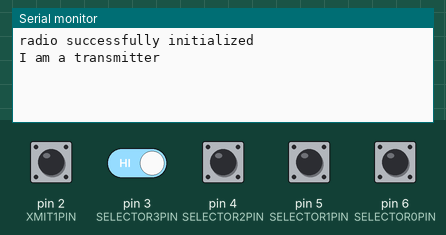
The sketch below on a simulated Arduino Uno, built with avr-gcc and run on an emulated ATmega328P. Parts: the last lines printed to the serial monitor. The inputs (shaded band) are chosen by the test bench; at power-on: pin 2 (XMIT1PIN), pin 3 (SELECTOR3PIN), pin 4 (SELECTOR2PIN), pin 5 (SELECTOR1PIN), pin 6 (SELECTOR0PIN) HIGH. No radio packets arrive unless stated.

Above: at 1.2 s.
1.3 s: pin 2 (XMIT1PIN) pulled LOW for 0.15 s
At 2.6 s:
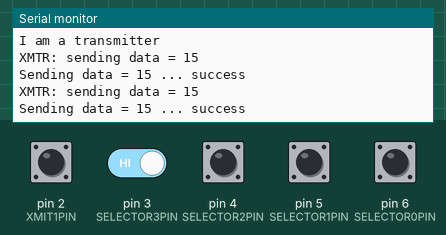
2.9 s: pin 2 (XMIT1PIN) driven LOW and pin 3 (SELECTOR3PIN) driven LOW
At 2.99 s:
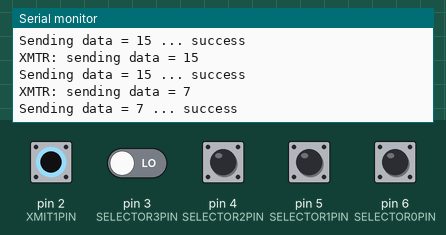
5.9 s: pin 4 (SELECTOR2PIN) pulled LOW for 0.15 s
At 6.05 s:
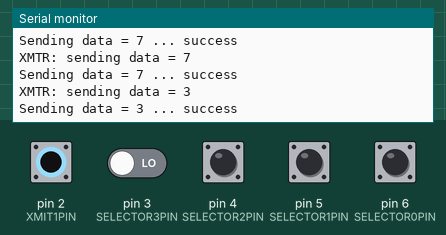
7.5 s: pin 5 (SELECTOR1PIN) pulled LOW for 0.15 s
At 7.68 s:
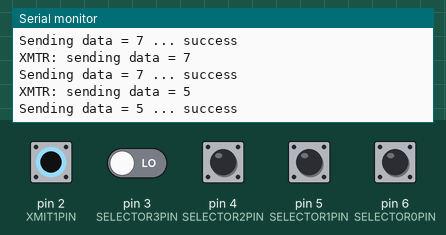
10.6 s: pin 6 (SELECTOR0PIN) pulled LOW for 0.15 s
At 10.75 s:
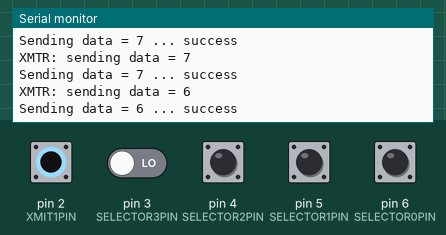
12.2 s: pin 3 (SELECTOR3PIN) driven HIGH
At 12.38 s:
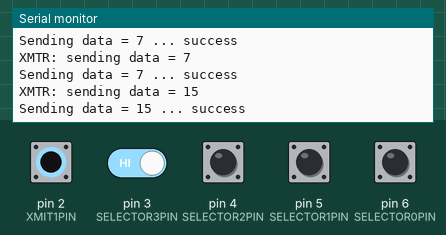
Timing chart, 0 to 15.2 s (numbered marks = the images above; inputs shaded):
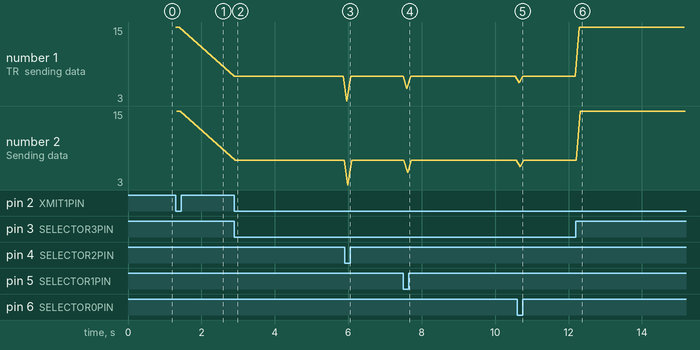

Measured:
- after the input at 1.3 s, the serial monitor: prints a new line at once (image 1)
- after the input at 2.9 s, the serial monitor: prints a new line at once (image 2)
- after the input at 5.9 s, the serial monitor: prints a new line after 0.06 s (image 3)
- after the input at 7.5 s, the serial monitor: prints a new line after 0.09 s (image 4)
- after the input at 10.6 s, the serial monitor: prints a new line after 0.06 s (image 5)
- after the input at 12.2 s, the serial monitor: prints a new line after 0.09 s (image 6)
- plotted number 1: 15 → 7 after the input at 2.9 s, 7 → 15 after the input at 12.2 s
- plotted number 2: 15 → 7 after the input at 2.9 s, 7 → 15 after the input at 12.2 s

The sketch:

controlPanel.ino
```cpp
//Transmitter Code that sends messages from control panel to top of robot


// Common pin usage
// Note there are additional pins unique to transmitter or receiver
//

// nRF24L01 uses SPI which is fixed on pins 11, 12, and 13.
// It also requires two other signals
// (CE = Chip Enable, CSN = Chip Select Not)
// Which can be any pins:

const int CEPIN = 9;
const int CSNPIN = 10;

// In summary,
// nRF 24L01 pin    Arduino pin   name
//          1                     GND
//          2                     3.3V
//          3             9       CE
//          4             10      CSN
//          5             13      SCLK
//          6             11      MOSI/COPI
//          7             12      MISO/CIPO

#include <SPI.h>
#include <nRF24L01.h>
#include <RF24.h>
RF24 radio(CEPIN, CSNPIN);  // CE, CSN

#include <printf.h>  // for debugging

// See note in rf24Handshaking about address selection
//

// Channel and address allocation:
// Eadin and Dania: Channel 30, addr = 0x76
// Fatima and Shamsa: Channel 40, addr = 0x73
// Oliver and Hessa:  Channel 50, addr = 0x7C
// Louis and Alpha: Channel 60, addr = 0xC6
// Yoki and Yupu:  Channel 70, addr = 0xC3
// Omar and Mudi: Channel 80, addr = 0xCC
// Dhabia and Joseph: Channel 90, addr = 0x33
const byte addr = 0x73; // change as per the above assignment
const int RF24_CHANNEL_NUMBER = 40; // change as per the above assignment

// Do not make changes here
const byte xmtrAddress[] = { addr, addr, 0xC7, 0xE6, 0xCC };
const byte rcvrAddress[] = { addr, addr, 0xC7, 0xE6, 0x66 };

const int RF24_POWER_LEVEL = RF24_PA_LOW;

// global variables
uint8_t pipeNum;
unsigned int totalTransmitFailures = 0;

struct DataStruct {
  uint8_t selectorBits;
};

DataStruct data;


void setupRF24Common() {

  // RF24 setup
  if (!radio.begin()) {
    Serial.println(F("radio  initialization failed"));
    while (1)
      ;
  } else {
    Serial.println(F("radio successfully initialized"));
  }

  radio.setDataRate(RF24_250KBPS);
  radio.setChannel(RF24_CHANNEL_NUMBER);
  radio.setPALevel(RF24_POWER_LEVEL);
}

void rf24SendData() {

  // The write() function will block
  // until the message is successfully acknowledged by the receiver
  // or the timeout/retransmit maxima are reached.
  int retval = radio.write(&data, sizeof(data));

  Serial.print(F("Sending data = "));
  Serial.print(data.selectorBits);
  Serial.print(F(" ... "));
  if (retval) {
    Serial.println(F("success"));

  } else {
    totalTransmitFailures++;
    Serial.print(F("failure, total failures = "));
    Serial.println(totalTransmitFailures);
  }
}


// Transmitter code

// Additional pin usage for transmitter
// Example of selector switches line 1
const int SELECTOR0PIN = 6;
const int SELECTOR1PIN = 5;
const int SELECTOR2PIN = 4;
const int SELECTOR3PIN = 3;
const int XMIT1PIN = 2;

void setup() {
  Serial.begin(9600);
  printf_begin();

  // All switches use internal pullup resistor
  pinMode(SELECTOR0PIN, INPUT_PULLUP);
  pinMode(SELECTOR1PIN, INPUT_PULLUP);
  pinMode(SELECTOR2PIN, INPUT_PULLUP);
  pinMode(SELECTOR3PIN, INPUT_PULLUP);


  pinMode(XMIT1PIN, INPUT_PULLUP);


  setupRF24();
}

void setupRF24() {

  setupRF24Common();

  // Set us as a transmitter
  radio.openWritingPipe(xmtrAddress);
  radio.openReadingPipe(1, rcvrAddress);

  radio.printPrettyDetails();
  Serial.println(F("I am a transmitter"));
}

void loop() {

  // If the transmit button is pressed, read the switches
  // and send the bits


  if (digitalRead(XMIT1PIN) == LOW) {  // remember switches are active LOW
    data.selectorBits = (digitalRead(SELECTOR0PIN) << 0
                         | digitalRead(SELECTOR1PIN) << 1
                         | digitalRead(SELECTOR2PIN) << 2
                         | digitalRead(SELECTOR3PIN) << 3 );

    Serial.print(F("XMTR: sending data = "));
    Serial.println(data.selectorBits);


    radio.stopListening();
    rf24SendData();

    delay(100);  // if the button is still pressed don't do this too often
  }

  radio.stopListening();


}  // end of loop()

// End of transmitter code
```
